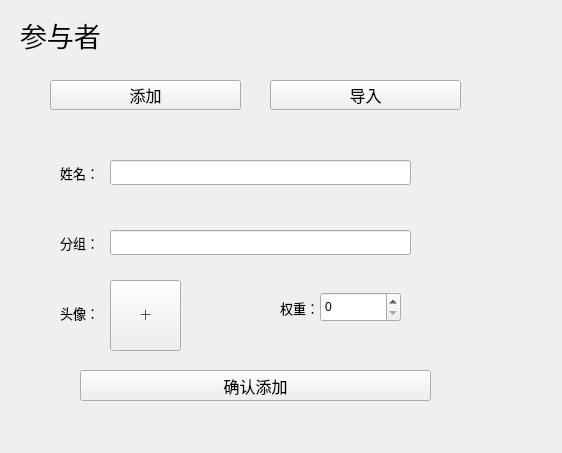
<?xml version="1.0" encoding="UTF-8"?>
<ui version="4.0">
 <class>ParticipantInterface</class>
 <widget class="QWidget" name="ParticipantInterface">
  <property name="geometry">
   <rect>
    <x>0</x>
    <y>0</y>
    <width>562</width>
    <height>453</height>
   </rect>
  </property>
  <property name="windowTitle">
   <string>Form</string>
  </property>
  <widget class="QLabel" name="label">
   <property name="geometry">
    <rect>
     <x>20</x>
     <y>20</y>
     <width>131</width>
     <height>30</height>
    </rect>
   </property>
   <property name="font">
    <font>
     <family>Arial</family>
     <pointsize>20</pointsize>
    </font>
   </property>
   <property name="text">
    <string>参与者</string>
   </property>
  </widget>
  <widget class="QPushButton" name="pushButton">
   <property name="geometry">
    <rect>
     <x>50</x>
     <y>80</y>
     <width>191</width>
     <height>30</height>
    </rect>
   </property>
   <property name="font">
    <font>
     <family>Arial</family>
     <pointsize>12</pointsize>
    </font>
   </property>
   <property name="text">
    <string>添加</string>
   </property>
  </widget>
  <widget class="QPushButton" name="pushButton_3">
   <property name="geometry">
    <rect>
     <x>270</x>
     <y>80</y>
     <width>191</width>
     <height>30</height>
    </rect>
   </property>
   <property name="font">
    <font>
     <family>Arial</family>
     <pointsize>12</pointsize>
    </font>
   </property>
   <property name="text">
    <string>导入</string>
   </property>
  </widget>
  <widget class="QStackedWidget" name="stackedWidget">
   <property name="geometry">
    <rect>
     <x>40</x>
     <y>120</y>
     <width>411</width>
     <height>281</height>
    </rect>
   </property>
   <property name="currentIndex">
    <number>0</number>
   </property>
   <widget class="QWidget" name="page">
    <widget class="QLabel" name="label_2">
     <property name="geometry">
      <rect>
       <x>20</x>
       <y>40</y>
       <width>75</width>
       <height>25</height>
      </rect>
     </property>
     <property name="font">
      <font>
       <family>Arial</family>
       <pointsize>10</pointsize>
      </font>
     </property>
     <property name="text">
      <string>姓名：</string>
     </property>
    </widget>
    <widget class="QLabel" name="label_3">
     <property name="geometry">
      <rect>
       <x>20</x>
       <y>110</y>
       <width>75</width>
       <height>25</height>
      </rect>
     </property>
     <property name="font">
      <font>
       <family>Arial</family>
       <pointsize>10</pointsize>
      </font>
     </property>
     <property name="text">
      <string>分组：</string>
     </property>
    </widget>
    <widget class="QLabel" name="label_4">
     <property name="geometry">
      <rect>
       <x>20</x>
       <y>180</y>
       <width>75</width>
       <height>25</height>
      </rect>
     </property>
     <property name="font">
      <font>
       <family>Arial</family>
       <pointsize>10</pointsize>
      </font>
     </property>
     <property name="text">
      <string>头像：</string>
     </property>
    </widget>
    <widget class="QLineEdit" name="lineEdit">
     <property name="geometry">
      <rect>
       <x>70</x>
       <y>40</y>
       <width>301</width>
       <height>25</height>
      </rect>
     </property>
     <property name="font">
      <font>
       <family>Arial</family>
       <pointsize>10</pointsize>
      </font>
     </property>
    </widget>
    <widget class="QLineEdit" name="lineEdit_2">
     <property name="geometry">
      <rect>
       <x>70</x>
       <y>110</y>
       <width>301</width>
       <height>25</height>
      </rect>
     </property>
     <property name="font">
      <font>
       <family>Arial</family>
       <pointsize>10</pointsize>
      </font>
     </property>
    </widget>
    <widget class="QPushButton" name="pushButton_4">
     <property name="geometry">
      <rect>
       <x>70</x>
       <y>160</y>
       <width>71</width>
       <height>71</height>
      </rect>
     </property>
     <property name="font">
      <font>
       <family>Segoe UI Emoji</family>
       <pointsize>12</pointsize>
      </font>
     </property>
     <property name="text">
      <string>+</string>
     </property>
    </widget>
    <widget class="QPushButton" name="pushButton_5">
     <property name="geometry">
      <rect>
       <x>40</x>
       <y>250</y>
       <width>351</width>
       <height>31</height>
      </rect>
     </property>
     <property name="font">
      <font>
       <family>Arial</family>
       <pointsize>12</pointsize>
      </font>
     </property>
     <property name="text">
      <string>确认添加</string>
     </property>
    </widget>
    <widget class="QLabel" name="label_5">
     <property name="geometry">
      <rect>
       <x>240</x>
       <y>180</y>
       <width>51</width>
       <height>16</height>
      </rect>
     </property>
     <property name="font">
      <font>
       <family>Arial</family>
       <pointsize>10</pointsize>
      </font>
     </property>
     <property name="text">
      <string>权重：</string>
     </property>
    </widget>
    <widget class="QSpinBox" name="spinBox">
     <property name="geometry">
      <rect>
       <x>280</x>
       <y>172</y>
       <width>81</width>
       <height>30</height>
      </rect>
     </property>
    </widget>
   </widget>
   <widget class="QWidget" name="page_2">
    <widget class="QPushButton" name="pushButton_2">
     <property name="geometry">
      <rect>
       <x>130</x>
       <y>130</y>
       <width>151</width>
       <height>41</height>
      </rect>
     </property>
     <property name="font">
      <font>
       <family>Arial</family>
       <pointsize>14</pointsize>
      </font>
     </property>
     <property name="text">
      <string>选择文件</string>
     </property>
    </widget>
   </widget>
  </widget>
 </widget>
 <resources/>
 <connections/>
</ui>
